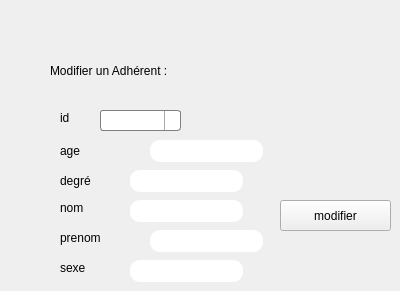
      <widget class="QWidget" name="tab_14">
       <attribute name="title">
        <string>Modifier</string>
       </attribute>
       <widget class="QLineEdit" name="le_age_2">
        <property name="geometry">
         <rect>
          <x>150</x>
          <y>140</y>
          <width>113</width>
          <height>22</height>
         </rect>
        </property>
        <property name="styleSheet">
         <string notr="true">border-radius: 10px;
background-color: rgb(255, 255, 255);</string>
        </property>
       </widget>
       <widget class="QLabel" name="label_35">
        <property name="geometry">
         <rect>
          <x>60</x>
          <y>260</y>
          <width>56</width>
          <height>16</height>
         </rect>
        </property>
        <property name="text">
         <string>sexe</string>
        </property>
       </widget>
       <widget class="QLabel" name="label_36">
        <property name="geometry">
         <rect>
          <x>60</x>
          <y>200</y>
          <width>56</width>
          <height>16</height>
         </rect>
        </property>
        <property name="text">
         <string>nom</string>
        </property>
       </widget>
       <widget class="QLineEdit" name="le_nom_2">
        <property name="geometry">
         <rect>
          <x>130</x>
          <y>200</y>
          <width>113</width>
          <height>22</height>
         </rect>
        </property>
        <property name="styleSheet">
         <string notr="true">border-radius: 10px;
background-color: rgb(255, 255, 255);</string>
        </property>
       </widget>
       <widget class="QPushButton" name="pb_ajouter_2">
        <property name="geometry">
         <rect>
          <x>280</x>
          <y>200</y>
          <width>111</width>
          <height>31</height>
         </rect>
        </property>
        <property name="text">
         <string>modifier</string>
        </property>
       </widget>
       <widget class="QComboBox" name="le_id_2">
        <property name="geometry">
         <rect>
          <x>100</x>
          <y>110</y>
          <width>81</width>
          <height>21</height>
         </rect>
        </property>
        <property name="styleSheet">
         <string notr="true">QComboBox {
    border: 1px solid gray;
    border-radius: 3px;
    padding: 1px 18px 1px 3px;
 
}

QComboBox:editable {
    background: white;
}

QComboBox:!editable, QComboBox::drop-down:editable {
     background: qlineargradient(x1: 0, y1: 0, x2: 0, y2: 1,
                                 stop: 0 #E1E1E1, stop: 0.4 #DDDDDD,
                                 stop: 0.5 #D8D8D8, stop: 1.0 #D3D3D3);
}

/* QComboBox gets the &quot;on&quot; state when the popup is open */
QComboBox:!editable:on, QComboBox::drop-down:editable:on {
    background: qlineargradient(x1: 0, y1: 0, x2: 0, y2: 1,
                                stop: 0 #D3D3D3, stop: 0.4 #D8D8D8,
                                stop: 0.5 #DDDDDD, stop: 1.0 #E1E1E1);
}

QComboBox:on { /* shift the text when the popup opens */
    padding-top: 3px;
    padding-left: 4px;
}

QComboBox::drop-down {
    subcontrol-origin: padding;
    subcontrol-position: top right;
    width: 15px;

    border-left-width: 1px;
    border-left-color: darkgray;
    border-left-style: solid; /* just a single line */
    border-top-right-radius: 3px; /* same radius as the QComboBox */
    border-bottom-right-radius: 3px;
}

QComboBox::down-arrow {
    image: url(/usr/share/icons/crystalsvg/16x16/actions/1downarrow.png);
}

QComboBox::down-arrow:on { /* shift the arrow when popup is open */
    top: 1px;
    left: 1px;
}</string>
        </property>
       </widget>
       <widget class="QLabel" name="label_37">
        <property name="geometry">
         <rect>
          <x>60</x>
          <y>230</y>
          <width>91</width>
          <height>16</height>
         </rect>
        </property>
        <property name="text">
         <string>prenom</string>
        </property>
       </widget>
       <widget class="QLineEdit" name="le_sexe_2">
        <property name="geometry">
         <rect>
          <x>130</x>
          <y>260</y>
          <width>113</width>
          <height>22</height>
         </rect>
        </property>
        <property name="styleSheet">
         <string notr="true">border-radius: 10px;
background-color: rgb(255, 255, 255);</string>
        </property>
       </widget>
       <widget class="QLineEdit" name="le_type_2">
        <property name="geometry">
         <rect>
          <x>130</x>
          <y>170</y>
          <width>113</width>
          <height>22</height>
         </rect>
        </property>
        <property name="styleSheet">
         <string notr="true">border-radius: 10px;
background-color: rgb(255, 255, 255);</string>
        </property>
       </widget>
       <widget class="QLabel" name="label_38">
        <property name="geometry">
         <rect>
          <x>60</x>
          <y>170</y>
          <width>61</width>
          <height>21</height>
         </rect>
        </property>
        <property name="text">
         <string>degré</string>
        </property>
       </widget>
       <widget class="QLabel" name="label_39">
        <property name="geometry">
         <rect>
          <x>60</x>
          <y>110</y>
          <width>56</width>
          <height>16</height>
         </rect>
        </property>
        <property name="text">
         <string>id</string>
        </property>
       </widget>
       <widget class="QLabel" name="label_40">
        <property name="geometry">
         <rect>
          <x>50</x>
          <y>50</y>
          <width>261</width>
          <height>41</height>
         </rect>
        </property>
        <property name="styleSheet">
         <string notr="true">font: 28pt &quot;Niagara Engraved&quot;;
</string>
        </property>
        <property name="text">
         <string>Modifier un Adhérent :</string>
        </property>
       </widget>
       <widget class="QLineEdit" name="le_prenom_2">
        <property name="geometry">
         <rect>
          <x>150</x>
          <y>230</y>
          <width>113</width>
          <height>22</height>
         </rect>
        </property>
        <property name="styleSheet">
         <string notr="true">border-radius: 10px;
background-color: rgb(255, 255, 255);</string>
        </property>
       </widget>
       <widget class="QLabel" name="label_41">
        <property name="geometry">
         <rect>
          <x>60</x>
          <y>140</y>
          <width>91</width>
          <height>21</height>
         </rect>
        </property>
        <property name="text">
         <string>age</string>
        </property>
       </widget>
      </widget>
